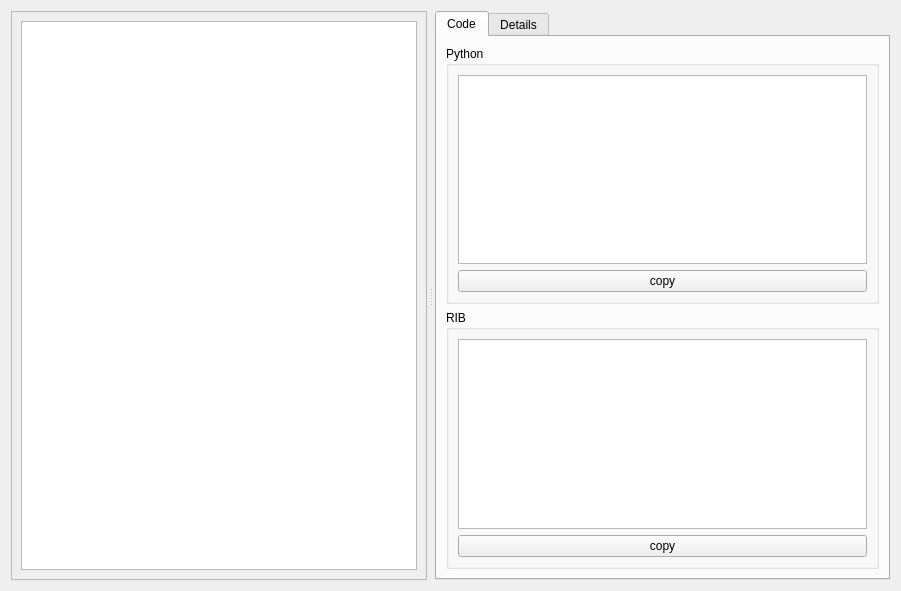
<?xml version="1.0" encoding="UTF-8"?>
<ui version="4.0">
 <class>Form</class>
 <widget class="QWidget" name="Form">
  <property name="geometry">
   <rect>
    <x>0</x>
    <y>0</y>
    <width>901</width>
    <height>591</height>
   </rect>
  </property>
  <property name="windowTitle">
   <string>Form</string>
  </property>
  <layout class="QGridLayout" name="gridLayout_2">
   <item row="0" column="0">
    <widget class="QSplitter" name="main_splitter">
     <property name="orientation">
      <enum>Qt::Horizontal</enum>
     </property>
     <property name="handleWidth">
      <number>8</number>
     </property>
     <widget class="QFrame" name="frame">
      <property name="frameShape">
       <enum>QFrame::StyledPanel</enum>
      </property>
      <property name="frameShadow">
       <enum>QFrame::Raised</enum>
      </property>
      <layout class="QVBoxLayout" name="verticalLayout">
       <item>
        <widget class="QTreeView" name="args_tree_view"/>
       </item>
      </layout>
     </widget>
     <widget class="QTabWidget" name="detail_tab">
      <property name="currentIndex">
       <number>0</number>
      </property>
      <widget class="QWidget" name="tabWidget_2Page1" native="true">
       <attribute name="title">
        <string>Code</string>
       </attribute>
       <layout class="QGridLayout" name="gridLayout">
        <item row="1" column="0">
         <widget class="QGroupBox" name="groupBox">
          <property name="title">
           <string>RIB</string>
          </property>
          <layout class="QVBoxLayout" name="verticalLayout_3">
           <item>
            <widget class="QPlainTextEdit" name="rib"/>
           </item>
           <item>
            <widget class="QPushButton" name="copy_rib">
             <property name="text">
              <string>copy</string>
             </property>
            </widget>
           </item>
          </layout>
         </widget>
        </item>
        <item row="0" column="0">
         <widget class="QGroupBox" name="groupBox_2">
          <property name="title">
           <string>Python</string>
          </property>
          <layout class="QVBoxLayout" name="verticalLayout_2">
           <item>
            <widget class="QPlainTextEdit" name="python"/>
           </item>
           <item>
            <widget class="QPushButton" name="copy_python">
             <property name="text">
              <string>copy</string>
             </property>
            </widget>
           </item>
          </layout>
         </widget>
        </item>
       </layout>
      </widget>
      <widget class="QWidget" name="tab">
       <attribute name="title">
        <string>Details</string>
       </attribute>
      </widget>
     </widget>
    </widget>
   </item>
  </layout>
 </widget>
 <resources/>
 <connections/>
</ui>
